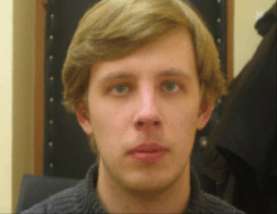
#> input picture face.png, 277 x 214 px
$ jupyter execute --allow-errors NaiveBayesClassifier.ipynb   (shell and % lines are left out)
#> lines starting #> are read from the running program, lines starting #| are printed output that depends on the picture
# Naive Bayes Classification
## Goals :
### An introduction to probability and the bayes' rule
### An introduction to fitting probability models: Maximum likelihood, Maximum a posteriori
### An introduction  to generative and discriminative models
## Author: Romain Raveaux

 ## An introduction to probability and the baysian rule
 We start with the imports, they are quite basic:
 Numpy to perform the array computation and
 Matplotlib to display plots

[cell 1]
import numpy as np
import matplotlib.pyplot as plt

Random variables :
We create a function to simulate dice rolls.

x is the name of this random variable
n_xp =100000 is the number of rolls

[cell 2]
#dice value between 0 and 5
def fairdice(n_xp):
  x=np.random.randint(low=0,high=6,size=n_xp)
  return x

#Number of experiments (dice rolls)
n_xp =100000
x=fairdice(n_xp)
print(x[0:10])
print(x.shape)

We create a function to simulate a coin flip.

y is the name of this random variable.

n_xp =100000 is the number of flips

[cell 3]
#Coin flip value between 0 and 1 (head)
def faircoin(n_xp):
  x=np.random.randint(low=0,high=2,size=n_xp)
  return x

#Number of experiments (coin flips)
n_xp =100000
y=faircoin(n_xp)
print(y[0:10])
print(y.shape)

Some values may occur more often than others. This information is captured by
the probability distribution Pr(x) of the random variable.
It is like an histogram but values sum to one. Each outcome has a positive probability associated with it and the sum of the probabilities for all outcomes is always one.

We compute the probability distribution of x and y, Pr(x) and Pr(y)

[cell 4]
#This function computes the probability distribution
def Pr(x):
    n_cases=np.unique(x).shape[0]
    res=np.zeros((n_cases))
    for i in x:
        res[i]=res[i]+1
    res/=float(len(x))
    return res


px=Pr(x)
py=Pr(y)
print(px[0:6])
print(px.shape)
print(px.sum())
print(py[0:2])
print(py.shape)
print(py.sum())

Plot the probability distribution

[cell 5]
plt.plot(px,'ro')
plt.figure(2)
plt.plot(py,'ro')
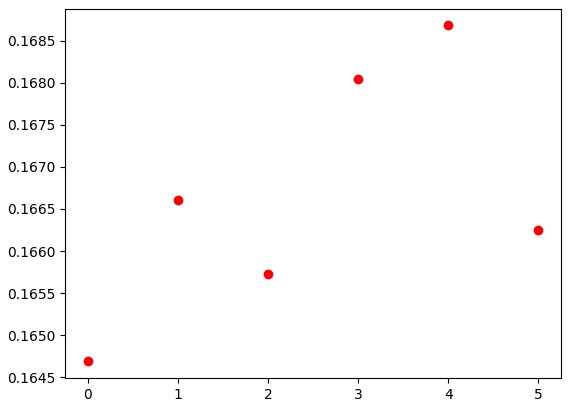
#> figure drawn by matplotlib, 1 panel
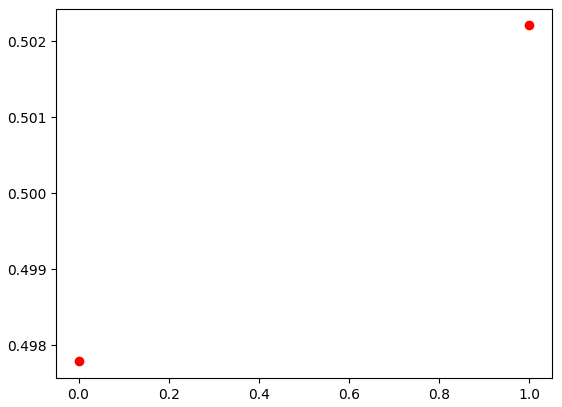
#> figure drawn by matplotlib, 1 panel

## Joint Probability
We compute the joint probability of the two random variables. Pr(x,y)
If we observe multiple paired instances of x and y, then some combinations of the two outcomes occur more frequently than
others.
The total probability of all outcomes (summing over discrete variables and integrating over continuous ones) is always one.

[cell 6]
def PrJoint(x,y):
    n_cases_x=np.unique(x).shape[0]
    n_cases_y=np.unique(y).shape[0]
    res=np.zeros((n_cases_x,n_cases_y))
    for i in range(len(x)):
        res[x[i],y[i]]=res[x[i],y[i]]+1
    res/=float(len(x))
    return res
pxy=PrJoint(x,y)
print(pxy)
print(pxy.shape)
print(pxy.sum())

## Marginalization : Also called the sum rule

We can recover the probability distribution of any single variable from a joint
distribution by summing (discrete case) or integrating (continuous case) over all
the other variables.

$$Pr(x)=\sum_{y^* \in \Gamma} Pr(x,y=y^*)$$
$\Gamma$ is the set of all possible values that $y$ can take (0 and 1 here).

[cell 7]
def PrMarginalizationgiveny(pxy):
    return pxy.sum(axis=1)
    # [4 lines of commented-out code are left out]

pxx=PrMarginalizationgiveny(pxy)
print(px[0:6])
print(px.shape)
print(px.sum())
print(pxx[0:6])
print(pxx.shape)
print(pxx.sum())

## Conditional probability : The product rule

The conditional probability of x given that y takes value y* tells us the relative
propensity of the random variable x to take different outcomes given that the
random variable y is fixed to value y*.

We compute the conditional probability x given y.
$$Pr(x|y) = \dfrac{Pr(x,y)}{Pr(y)}$$

[cell 8]
def Prxgiveny(pxy):
    res = np.zeros((pxy.shape[0],pxy.shape[1]))
    for ystar in range(pxy.shape[1]):
        pxystar= pxy[:,ystar]
        pystar=pxy[:,ystar].sum()
        res[:,ystar] = pxystar/pystar
    return res

pxgiveny=Prxgiveny(pxy)
print(pxgiveny)
print(pxgiveny.shape)
print(pxgiveny[:,0].sum())
print(pxgiveny[:,1].sum())
plt.figure(3)
plt.plot(pxgiveny[:,0],'ro',c='red')
plt.plot(pxgiveny[:,1],'ro',c='blue')
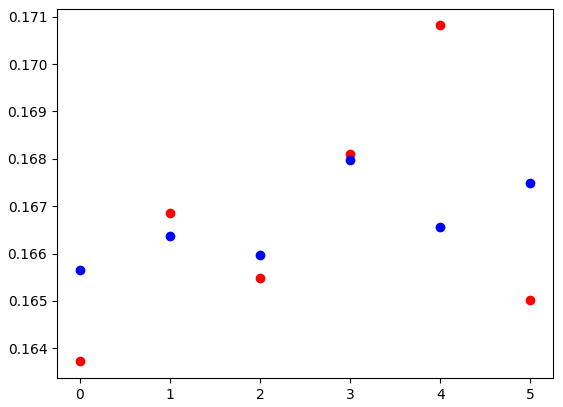
#> figure drawn by matplotlib, 1 panel

## Remark: Pr(x|y=0) is nearly equal to Pr(x|y=1). Pr(x|y)=Pr(x)

The coin value brings no information about the dice value. So x and y are indepent.

## Bayes rule to compute Pr(y|x). Also called the posterior distribution

From the product rule, together with the symmetry property Pr(x,y) = Pr(y,x), we immediately obtain the following relationship between conditional probabilities.
$$Pr(x,y)=Pr(y,x) $$
$$Pr(x[y)Pr(y)=Pr(y[x)Pr(x) $$
$$Pr(y[x)=\dfrac{Pr(x[y)Pr(y)}{Pr(x)} $$

Pr(x)=evidence, Pr(x|y)=likelihood, Pr(y)=prior

[cell 9]
def BayesRule(pxgiveny,px,py):
    num=np.multiply(pxgiveny,py.T)
    pygivenx=num[:,].copy()
    pygivenx[:,0]=num[:,0]*(1/px)
    pygivenx[:,1]=num[:,1]*(1/px)
    return pygivenx

pygivenx=BayesRule(pxgiveny,px,py)
print(pygivenx[0:6])
print(pygivenx.shape)
print(pygivenx[0,].sum())
plt.plot(pygivenx[:,0],'ro',c='red')
plt.plot(pygivenx[:,1],'ro',c='blue')
#plt.plot(pygivenx.max(axis=1),'ro',c='yellow')
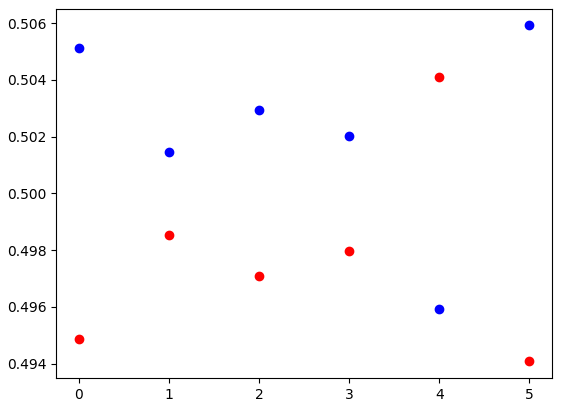
#> figure drawn by matplotlib, 1 panel

## Remark: observing the dice value does not help to predict the coin value

Pr(y|x)=0.5 for all values of x

# Application to skin detection from a gray image

## Read skin/not skin pixels file
A pixel data set is available here :
Pixel dataset : https://archive.ics.uci.edu/ml/datasets/Skin+Segmentation#

[cell 10]
#This function reads a text file containing pixels classified as skin or not skin by a human.
# red, blue, green pixel values are averaged
#returns x and y values. x are pixel values (gray) and y are the classe 0=skin and 1=not skin
def readSkinNonSkinFileGray(filename):
    fichier = open(filename, 'rU')
    lines = fichier.readlines()
    x=np.zeros(len(lines))
    y=np.zeros(len(lines))

    # lecture ligne a ligne
    i=0
    for line in lines :
        #print(line)
        lineSplit = line.split("\t")
        B=int(lineSplit[0])
        G=int(lineSplit[1])
        R=int(lineSplit[2])
        classe=int(lineSplit[3])
        x[i]=int((R+G+B)/3.0)
        y[i]=int(classe-1)
        i=i+1
    return x.astype(np.uint8),y.astype(np.uint8)

#> (the rest of this cell did not finish here and is left out)

Display skin pixels

[cell 11]
mask=1-y
skin=x*mask
print(skin.shape)
plt.imshow(skin[0:214*277].reshape(((277, 214))),cmap='gray')
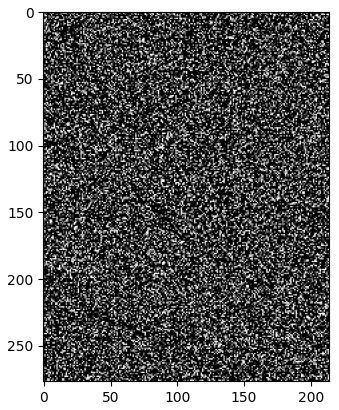
#> figure drawn by matplotlib, 1 panel

Compute distributions of x and y. Pr(x) and Pr(y)

[cell 12]
px=Pr(x)
py=Pr(y)
print(px.shape)
print(px.sum())
print(py[0:2])
print(py.shape)
print(py.sum())
plt.plot(px,'ro')
plt.figure(2)
plt.plot(py,'ro')

### The skin class has less samples only 20%
## Compute joint distribution Pr(x,y)

[cell 13]
pxy=PrJoint(x,y)
print(pxy.shape)
print(pxy.sum())

# Compute conditional distribution Pr(x|y): likelihood

[cell 14]
pxgiveny=Prxgiveny(pxy)
print(pxgiveny.shape)
print(pxgiveny[:,0].sum())
print(pxgiveny[:,1].sum())
plt.figure(3)
plt.title("Pr(x|y). y=0 in red and y=1 in blue")
plt.plot(pxgiveny[:,0],'ro',c='red')
plt.plot(pxgiveny[:,1],'ro',c='blue')
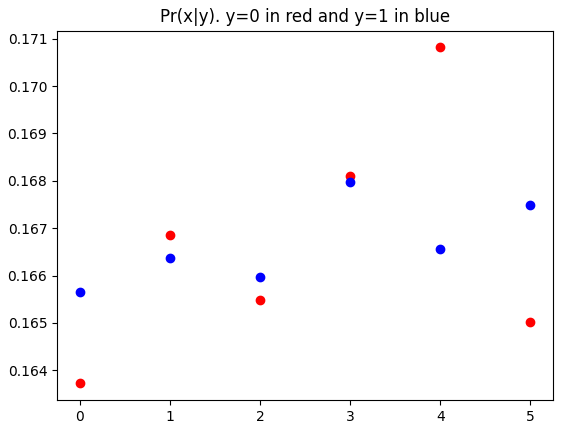
#> figure drawn by matplotlib, 1 panel

## Compute posterior distribution Pr(y|x) thanks to baye"s rule

[cell 15]
pygivenx=BayesRule(pxgiveny,px,py)
print(pygivenx.shape)
print(pygivenx[0,:].sum())
plt.figure(4)
plt.title("Pr(y|x). y=0 in red and y=1 in blue ")
plt.plot(pygivenx[:,0],'ro',c='red')
plt.plot(pygivenx[:,1],'ro',c='blue')
plt.figure(5)
plt.title("Decision plot. Choosing 0 or 1 (skin or not) according to the max probability Pr(y|x). ")
plt.plot(pygivenx.argmax(axis=1),'ro',c='yellow')
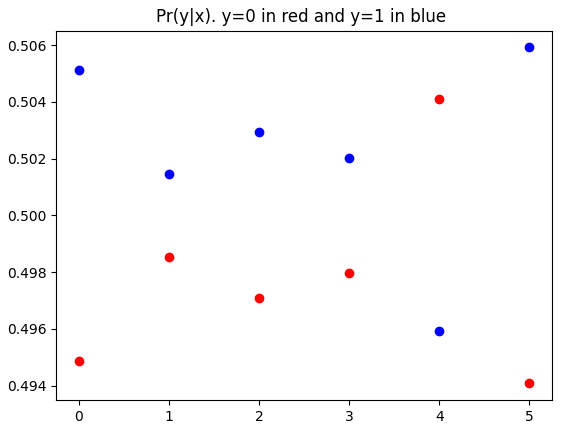
#> figure drawn by matplotlib, 1 panel
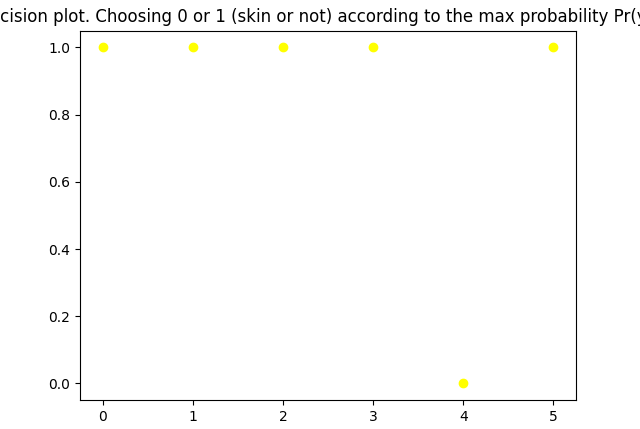
#> figure drawn by matplotlib, 1 panel

## Maximum a posteriori (MAP) classification.
## Use the posterior distribution to classify pixel as skin or not
$$max_y Pr(y|x)$$

[cell 16]
ypred=pygivenx[x].argmax(axis=1)
classif=np.abs(ypred-y).sum()
print("Number of incorrectly classify pixels:",classif)
print("Ratio of incorrectly classify pixels (error rate):",classif/len(ypred))

## Another way to compute p(y|x)

[cell 17]
pyx=PrJoint(y,x)
pygivenxother=Prxgiveny(pyx)
plt.figure(4)
plt.plot(pygivenxother[0,:],'ro',c='red')
plt.plot(pygivenxother[1,:],'ro',c='blue')

# Maximum likelihood skin detector
$$ max_y Pr(x|y)$$

[cell 18]
plt.figure(3)
plt.title("Pr(x|y). y=0 in red and y=1 in blue")
plt.plot(pxgiveny[:,0],'ro',c='red')
plt.plot(pxgiveny[:,1],'ro',c='blue')
plt.figure(4)
plt.title("Decision plot with maximum liklihood. max Pr(x|y).")
plt.plot(pxgiveny.argmax(axis=1),'ro',c='yellow')
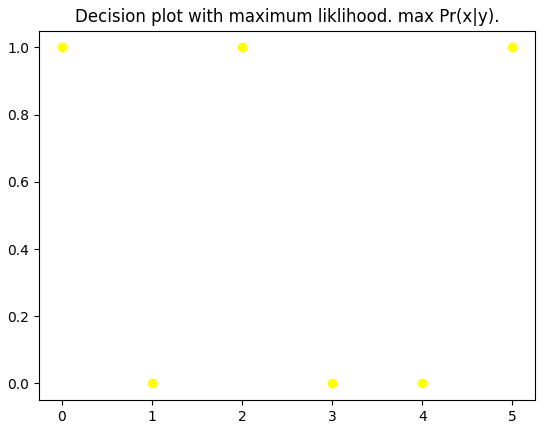
#> figure drawn by matplotlib, 1 panel

## Maximum likelihood classification.
## Use the likelihood  distribution to classify pixel as skin or not
$$max_y Pr(x|y)$$

[cell 19]
ypred=pxgiveny[x].argmax(axis=1)
classif=np.abs(ypred-y).sum()
print("Number of incorrectly classify pixels:",classif)
print("Ratio of incorrectly classify pixels (error rate):",classif/len(ypred))

# !!!!!!!!!! Disclaimer : all this results should be tested on a test data set not only on the training data set  !!!!!!!!!!!!

# On this database the maximum a posteriori is better than the maximum likelihood

# Let'us see on an image
face.png image from http://graphics.cs.msu.ru/ru/node/899

[cell 20]
import imageio

#read an image
image = imageio.imread('./' + "face.png")
#> image is the input picture: shape (214, 277, 4); mean R, G, B, A 116.8, 93.8, 63.6, 255
#convert to int
image=(image).astype(np.uint8)
#removing the alpha channel
image=image[:,:,0:3]
#> image: shape (214, 277, 3)
imgray=image.mean(axis=2).astype(np.uint8)
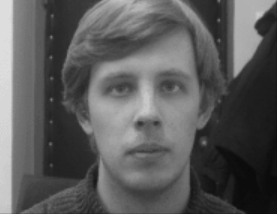
#> imgray: shape (214, 277); min 10, max 221, mean 91
print(imgray[0,0])
#| 221
print(imgray.shape)
#| (214, 277)
plt.imshow(imgray,cmap='gray')
